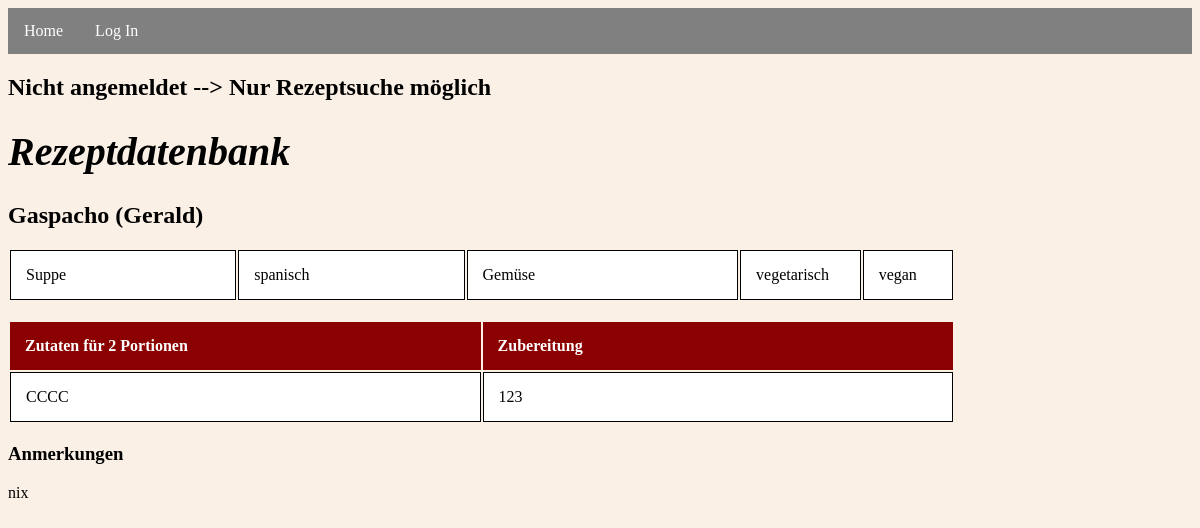
The page /rezept/6/ on the database as committed earlier.
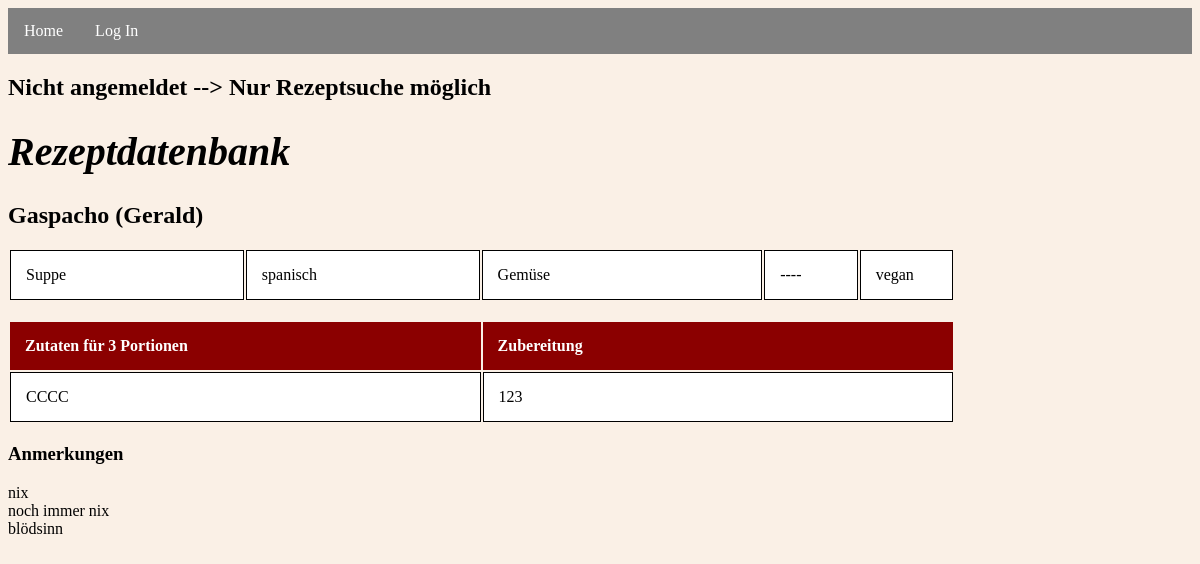
The same page on the database as committed later.
### rezepte/models.py (models this page shows, shortened)
class Rezept(models.Model):
    koch = models.ForeignKey('auth.User', on_delete=models.CASCADE)
    bezeichnung = models.CharField(max_length=120)
    kategorie = models.CharField(max_length=80, choices=SPEISENART)
    kueche = models.CharField(max_length=80, blank=True, choices=KUECHE)
    art_zutaten = models.CharField(max_length=80, blank=True, choices=ZUTATART)
    vegetarisch = models.BooleanField(default=False)
    vegan = models.BooleanField(default=False)
    portionen = models.PositiveIntegerField(blank=True, null=True, default=4)
    bewertung = models.PositiveIntegerField(blank=True, null=True)
    zutaten = models.TextField()
    zubereitung = models.TextField(blank=True)
    anmerkungen = models.TextField(blank=True)
    class Meta:
        verbose_name_plural = "rezepte"

### rezepte/views.py (the view)
# urls.py: path('rezept/<int:pk>/', RezeptDetailView.as_view(), name='redetail'),
class RezeptDetailView(DetailView):
    model = Rezept
    template_name = 'redetail.html'

### templates/redetail.html (shortened to what this page needs)
{% extends 'base.html' %}
{% block content %}
        <h2>{{  rezept.bezeichnung  }} ({{ rezept.koch }}) </h2>
<table style="width:80%">
    <tr>
        <td style="width:20%">{{ rezept.kategorie }}</td>
        <td style="width:20%">{{ rezept.kueche }}</td>
        <td style="width:24%">{{ rezept.art_zutaten }}</td>
        <td style="width:8%">{{ rezept.vegetarisch|yesno:"vegetarisch,----" }}</td>
        <td style="width:8%">{{ rezept.vegan|yesno:"vegan,----"}}</td>
    </tr>
</table>
<br>
<table style="width:80%">
    <tr>
        <th style="width:40%">Zutaten für {{ rezept.portionen }} Portionen</th>
        <th style="width:40%">Zubereitung</th>
    </tr>
    <tr>
        <td>{{ rezept.zutaten|linebreaksbr }}</td>
        <td>{{ rezept.zubereitung|linebreaksbr }}</td>
    </tr>
</table>
<h3>Anmerkungen</h3>
<p>{{ rezept.anmerkungen|linebreaksbr }}</p>
{% endblock content %}

### templates/base.html (shortened to what this page needs)
<!DOCTYPE html>
{% load static %}
<html lang="de">
<head>
</head>
<body>
<div>
{% if user.is_authenticated %}
    <ul>
        <li><a href="{% url 'home' %}">Home</a></li>
        <li><a href="{% url 'reneu' %}">Neues Rezept</a></li>
        <li style="float:right"><a href="{% url 'password_change' %}">Passwort ändern</a></li>
        <li style="float:right"><a href="{% url 'login' %}">Log in neu</a></li>
        <li style="float:right"><a href="{% url 'logout' %}">Log out</a></li>
    </ul>
    <h2>Angemeldet als  {{ user.username  }} </h2>
{% else %}
    <ul>
        <li><a href="{% url 'home' %}">Home</a></li>
        <li><a href="{% url 'login' %}">Log In</a></li>
    </ul>
    <h2>Nicht angemeldet --> Nur Rezeptsuche möglich</h2>
{% endif %}
</div>
<div>
<h1>Rezeptdatenbank</h1>
{% block content %}
{% endblock content %}
</div>
</body>
</html>

### templates/base.html (style rules this page uses)
body { background-color: linen; }
h1 { font-size: 40px; font-style: italic; }
th, td { padding: 15px; text-align: left; }
th { background-color: darkred; color: white; }
tr:nth-child(even) { background-color: white; }
tr:nth-child(odd) { background-color: white; }
ul { list-style-type: none; margin: 0; padding: 0; overflow: hidden; background-color: grey; }
li { float: left; }
li a { display: block; color: white; text-align: center; padding: 14px 16px; text-decoration: none; }

### templates/redetail.html (style rules this page uses)
td { border: 1px solid black; border-collapse: collapse; }

Rows that differ between the two databases and show on the page:
changed Rezept "Gaspacho": vegetarisch "vegetarisch" → "----"; portionen "2" → "3"; anmerkungen "nix" → "nix noch immer nix blödsinn"
